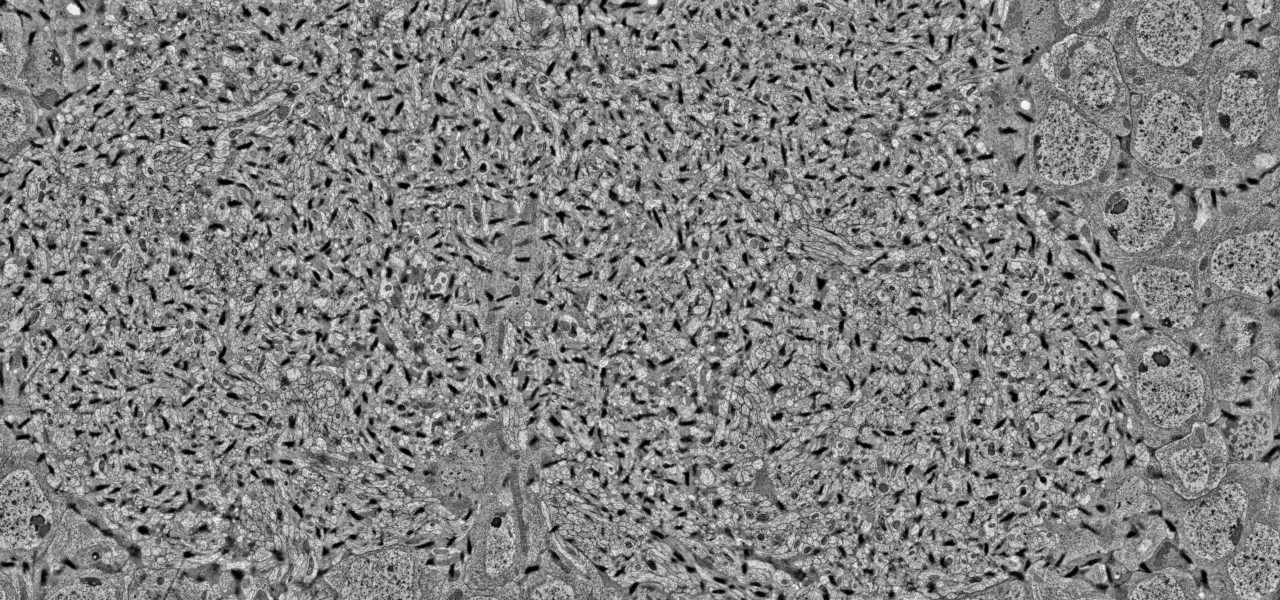
#> input picture images/noise.png, 2560 x 1200 px, found by its file name (shown at 1/2 size)
$ python trim.py
#> lines starting #> are read from the running program, lines starting #| are printed output that depends on the picture
# height 200, 1400
# width 0, -1

import numpy as np
from PIL import Image
from scipy.ndimage import imread
import os
from matplotlib import pyplot as plt
# from skimage import exposure, img_as_float

image_root = '/home/cbarnes/work/denoise/images/'
screenshot_root = os.path.join(image_root, 'screenshot')
filenames = ['noise.png', 'no_noise.png']

def imsave2(path, img):
    stacked = np.stack([img, img, img], axis=2)
    scaled = (((stacked - stacked.min()) / (stacked.max() - stacked.min())) * 255.9).astype(np.uint8)
    image = Image.fromarray(scaled)
    image.save(path)

for filename in filenames:
    whole = imread(os.path.join(screenshot_root, filename)).sum(axis=2)
#> whole: shape (1200, 2560) uint64; min 0, max 765, mean 387.4
    arr = whole[200:1400, :]
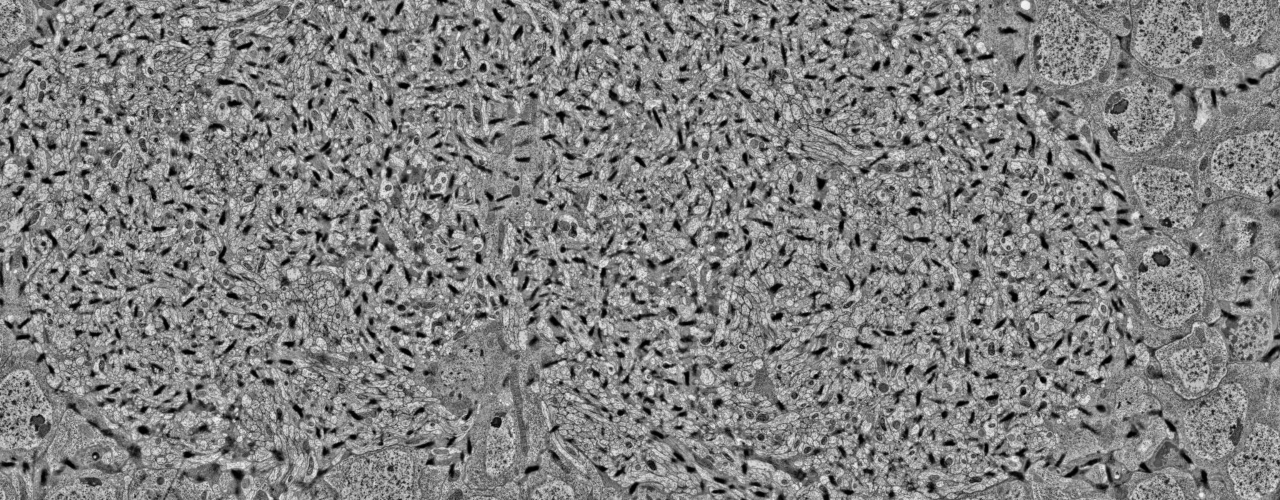
#> arr: shape (1000, 2560) uint64 (shown at 1/2 size); min 0, max 765, mean 387.5; drawn with min black and max white
    imsave2(os.path.join(image_root, filename[:-4] + '.png'), arr)

    plt.figure()
    plt.imshow(arr, cmap=plt.cm.gray)
    plt.colorbar()
    plt.title(filename)
#> pass 2 of the loop `for filename in filenames:`:
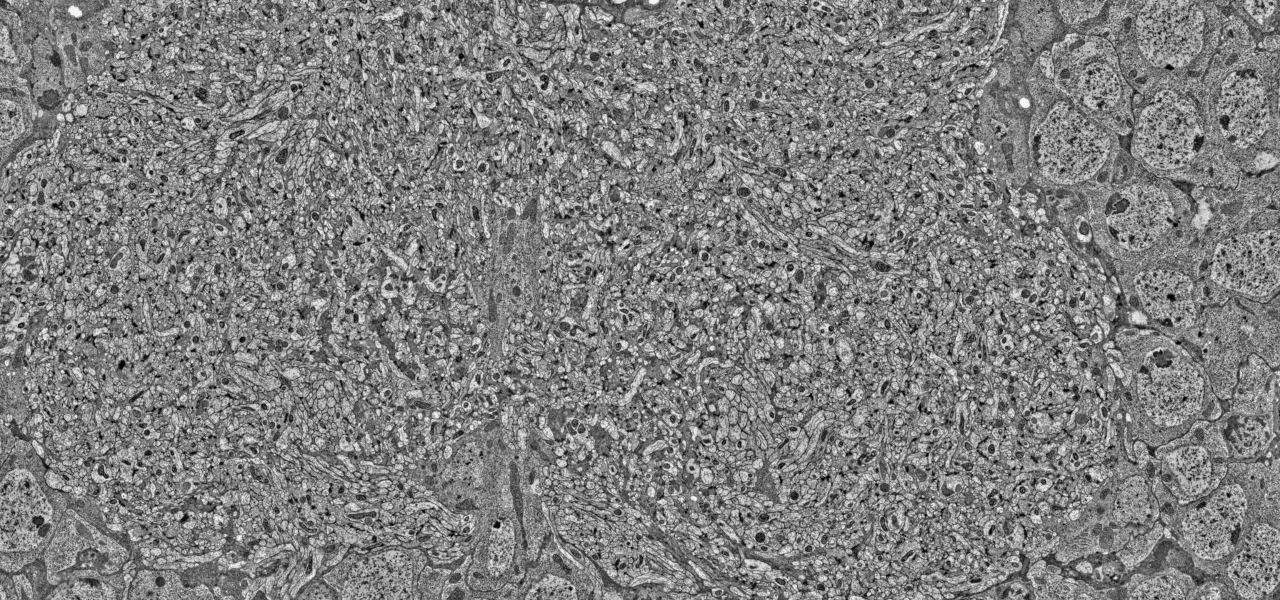
#> input picture images/no_noise.png, 2560 x 1200 px, found by its file name (shown at 1/2 size)
#> `arr = whole[200:1400, :]`:
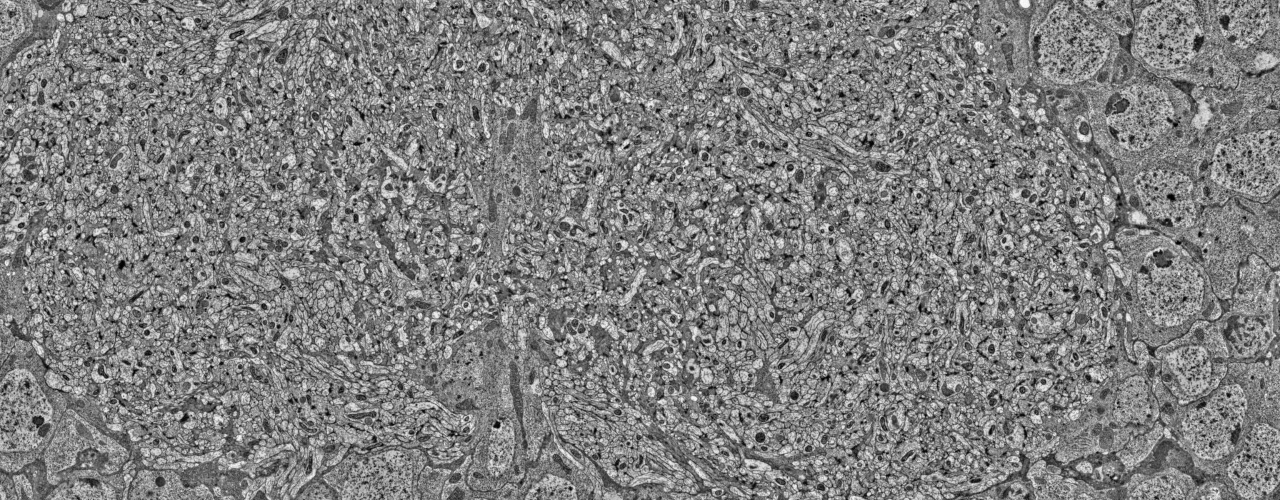
#> arr: shape (1000, 2560) uint64 (shown at 1/2 size); min 0, max 762, mean 381.3; drawn with min black and max white

plt.show()
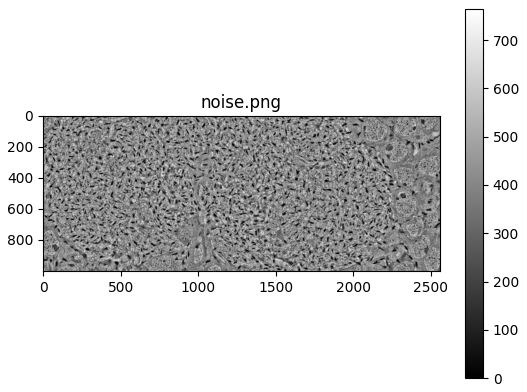
#> figure drawn by matplotlib, 2 panels
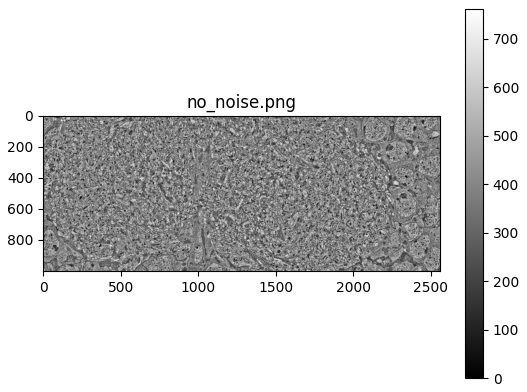
#> figure drawn by matplotlib, 2 panels
